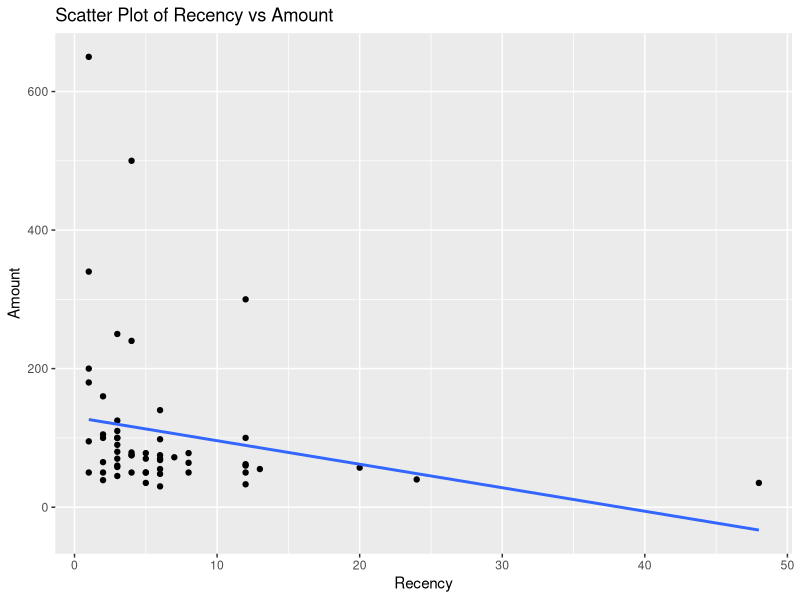
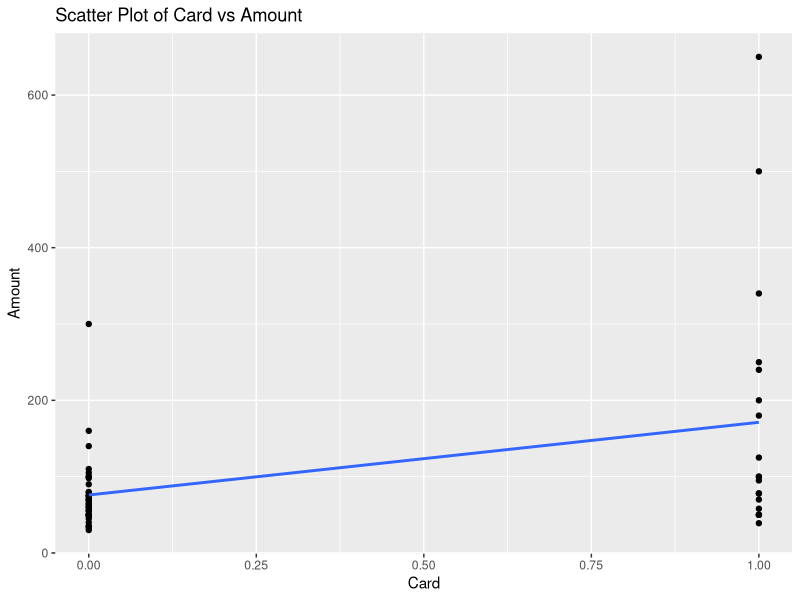
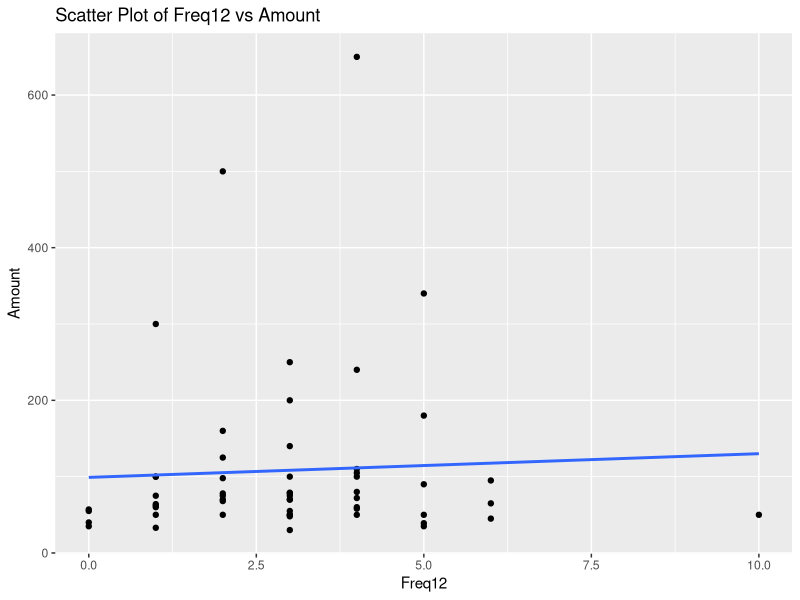
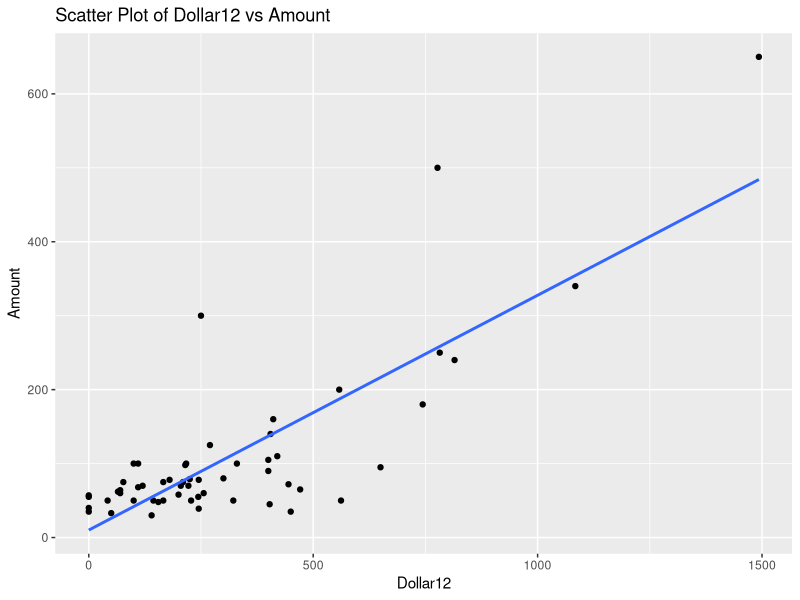
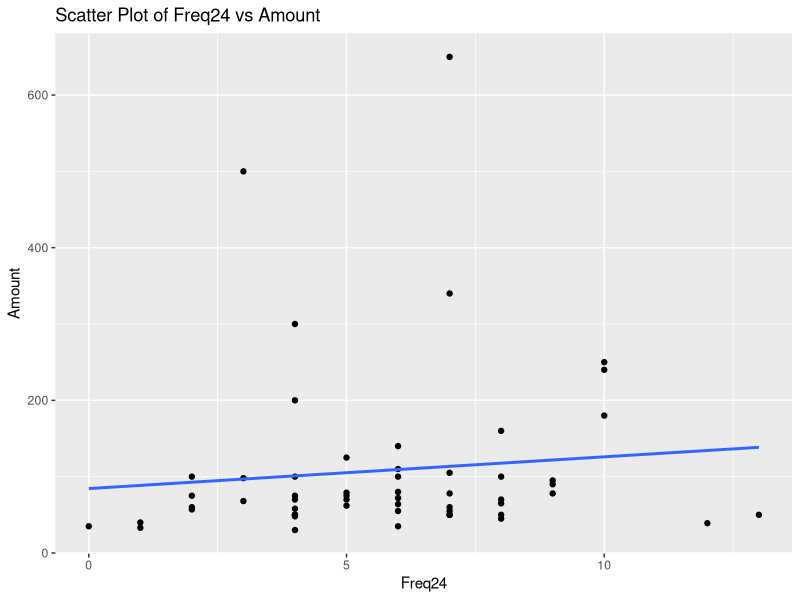
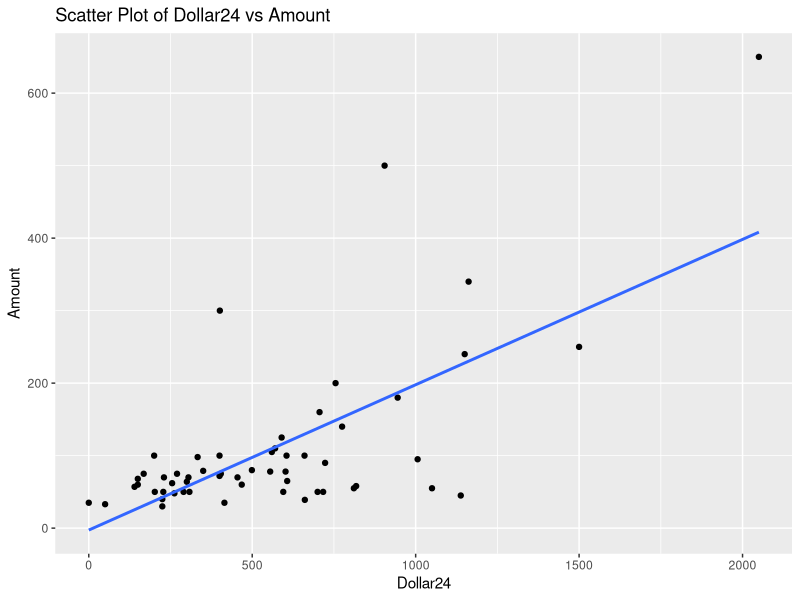

Generate these figures, in order, with R: (Note: this script raises an error after producing the figures.)
## ---- chunk 1
knitr::opts_chunk$set(echo = TRUE)

set.seed(22240224)

## ---- chunk 2
library(dplyr)
library(stats)
library(polynom)
library(boot)
library(ggplot2)
## ---- chunk 3
data <- read.csv("./clothing.csv")

head(data)
names(data)
summary(data)

data <- data %>%
  filter(! Amount %in% c(0,1506000))
## ---- chunk 4
clothing <- subset(data, select = -c(Amount))

head(clothing)
## ---- chunk 5

# First lets look at the correlation to measure the linear relatioship between our variables then visualise some of these relationships

ggplot(data, aes(x = Recency, y = Amount)) +
  geom_point() +
  geom_smooth(method = "lm", se = FALSE) +
  labs(x = "Recency", y = "Amount", title = "Scatter Plot of Recency vs Amount")

ggplot(data, aes(x = Card, y = Amount)) +
  geom_point() +
  geom_smooth(method = "lm", se = FALSE) +
  labs(x = "Card", y = "Amount", title = "Scatter Plot of Card vs Amount")

ggplot(data, aes(x = Freq12, y = Amount)) +
  geom_point() +
  geom_smooth(method = "lm", se = FALSE) +
  labs(x = "Freq12", y = "Amount", title = "Scatter Plot of Freq12 vs Amount")

ggplot(data, aes(x = Dollar12, y = Amount)) +
  geom_point() +
  geom_smooth(method = "lm", se = FALSE) +
  labs(x = "Dollar12", y = "Amount", title = "Scatter Plot of Dollar12 vs Amount")

ggplot(data, aes(x = Freq24, y = Amount)) +
  geom_point() +
  geom_smooth(method = "lm", se = FALSE) +
  labs(x = "Freq24", y = "Amount", title = "Scatter Plot of Freq24 vs Amount")

ggplot(data, aes(x = Dollar24, y = Amount)) +
  geom_point() +
  geom_smooth(method = "lm", se = FALSE) +
  labs(x = "Dollar24", y = "Amount", title = "Scatter Plot of Dollar24 vs Amount")

data %>% select(Recency, Freq12, Dollar12, Freq24, Dollar24, Card) %>%
  ggpairs(data, progress = FALSE)


cor(data)


# Fit a linear model 
fit <- lm(Amount ~ Dollar12, data = data)
summary(fit)

model <- lm(Amount ~ Recency +
              Freq12 +
              Dollar12 +
              Freq24 +
              Dollar24 +
              Card, data = data)

summary(model)


#coefficients -> coef(model)

